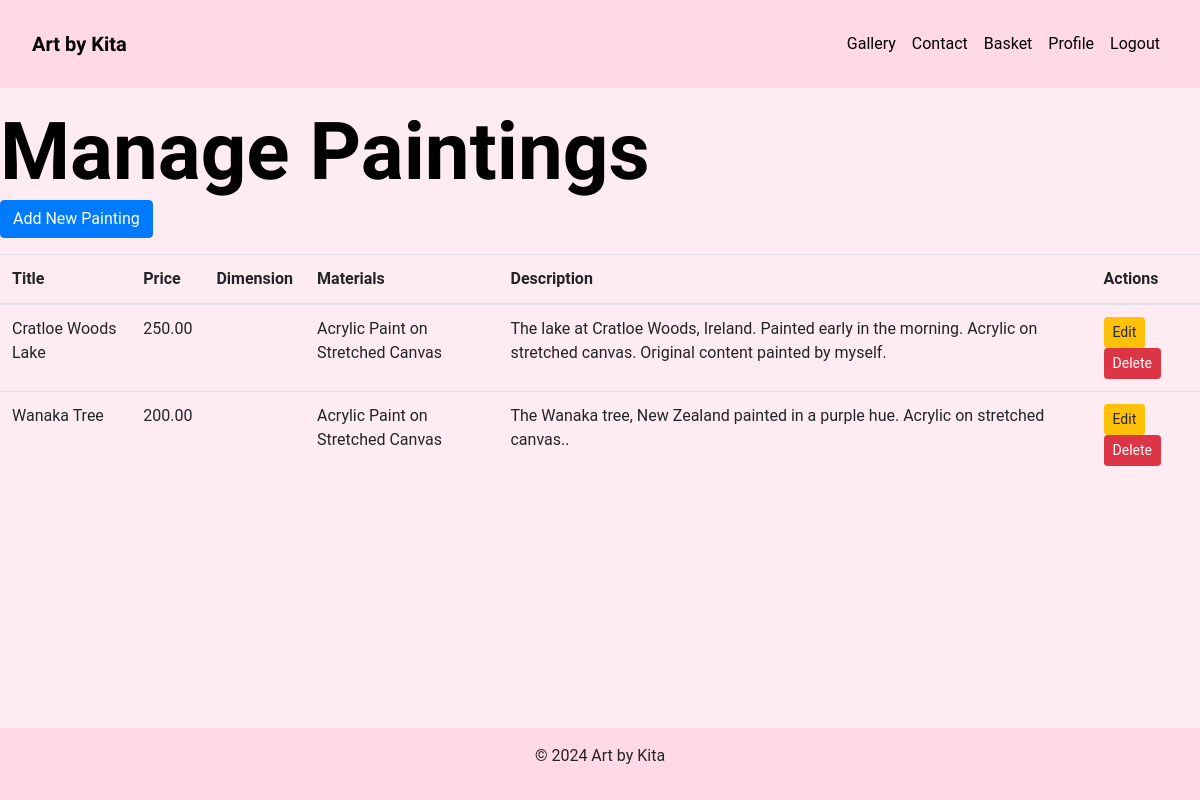
/gallery/manage/ (signed in), run on an earlier commit of the app's database.
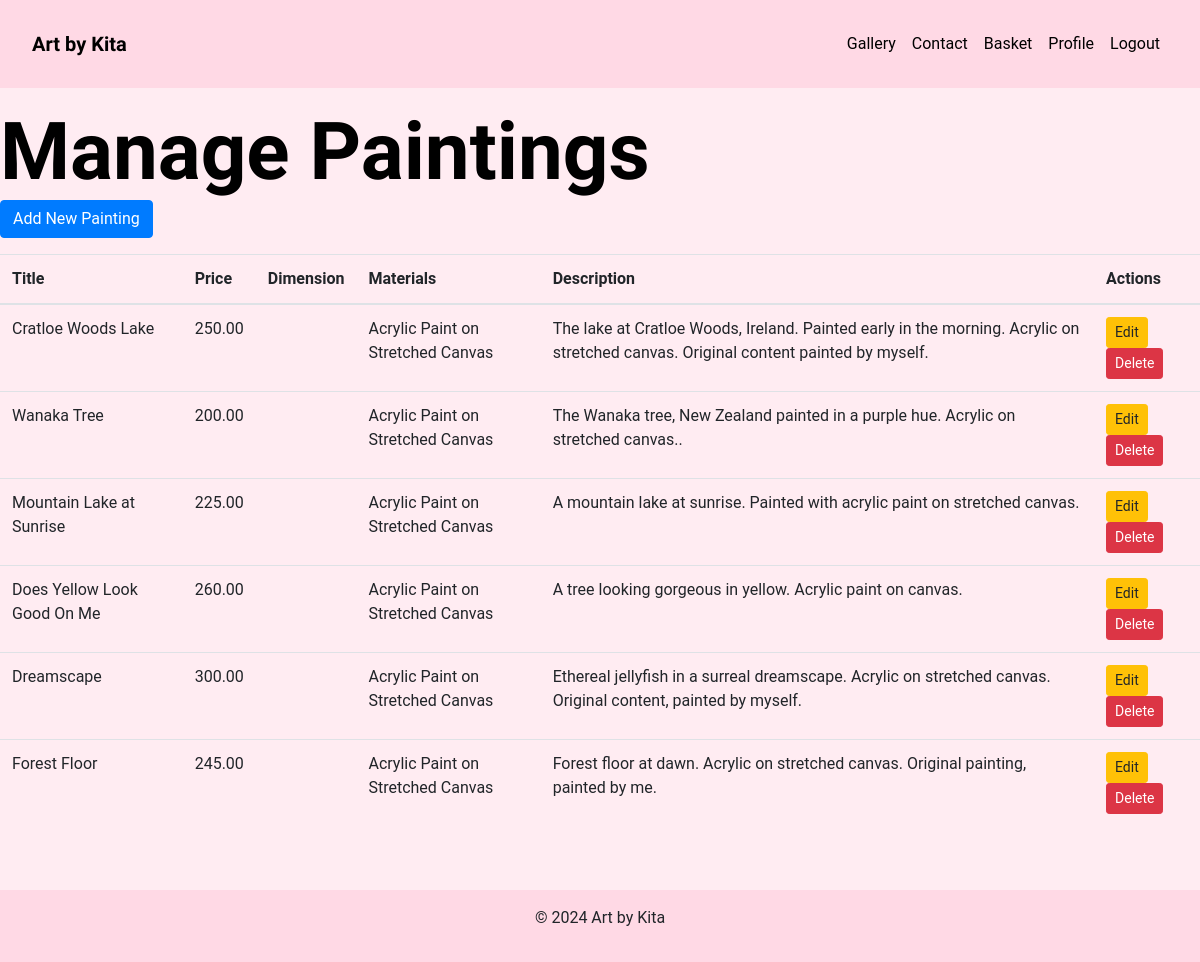
And on a later commit of the database.
### gallery/models.py (models this page shows, shortened)
class Painting(models.Model):
    title = models.CharField(max_length=50)
    description = models.TextField()
    dimensions = models.CharField(max_length=50)
    materials = models.CharField(max_length=150)
    image = CloudinaryField('image', folder='paintings')
    price = models.DecimalField(max_digits=6, decimal_places=2)

### gallery/views.py (the view)
# urls.py: path('manage/', views.manage_paintings, name='manage_paintings'),
@login_required
@staff_required(login_url='login')  # Redirect to login if not staff
def manage_paintings(request):
    paintings = Painting.objects.all()
    return render(request, 'gallery/manage_paintings.html', {'paintings': paintings})

### gallery/views.py (called while the page is built)
def staff_required(login_url=None):
    return user_passes_test(lambda u: u.is_staff, login_url=login_url)

### home/context_processors.py (called while the page is built)
def current_year(request):
    return {
        'current_year': datetime.datetime.now().year
    }

### gallery/templates/gallery/manage_paintings.html
{% extends 'base.html' %}
{% load static %}
{% block content %}
<h2>Manage Paintings</h2>
<a href="{% url 'gallery:create_painting' %}" class="btn btn-primary">Add New Painting</a>
<table class="table mt-3">
    <thead>
        <tr>
            <th>Title</th>
            <th>Price</th>
            <th>Dimension</th>
            <th>Materials</th>
            <th>Description</th>
            <th>Actions</th>
        </tr>
    </thead>
    <tbody>
        {% for painting in paintings %}
        <tr>
            <td>{{ painting.title }}</td>
            <td>{{ painting.price }}</td>
            <td>{{ painting.dimension }}</td>
            <td>{{ painting.materials }}</td>
            <td>{{ painting.description }}</td>
            <td>
                <a href="{% url 'gallery:edit_painting' painting.id %}" class="btn btn-sm btn-warning">Edit</a>
                <a href="{% url 'gallery:delete_painting' painting.id %}" class="btn btn-sm btn-danger">Delete</a>
            </td>
        </tr>
        {% endfor %}
    </tbody>
</table>
{% endblock %}

### templates/base.html (shortened to what this page needs)
<!DOCTYPE html>
<html lang="en">
<head>
    {% load static %}
    <link rel="stylesheet" href="https://stackpath.bootstrapcdn.com/bootstrap/4.5.2/css/bootstrap.min.css">
    <link rel="stylesheet" href="{% static 'css/main.css' %}">
</head>
<body>
    <div class="d-flex flex-column min-vh-100">
        <header>
            <nav class="container-fluid navbar navbar-expand-lg">
                <h1 class="navbar-brand"><a href="{% url 'home:home' %}">Art by Kita</a></h1>
                <div class="collapse navbar-collapse" id="navbarNav">
                    <ul class="navbar-nav ml-auto">
                        <li class="nav-item"><a class="nav-link" href="{% url 'gallery:painting_list' %}">Gallery</a>
                        </li>
                        <li class="nav-item"><a class="nav-link" href="{% url 'contact:contact' %}">Contact</a></li>
                        {% if user.is_authenticated %}
                        <li class="nav-item"><a class="nav-link" href="{% url 'basket:view_basket' %}">Basket</a></li>
                        <li class="nav-item"><a class="nav-link" href="{% url 'accounts:profile' %}">Profile</a></li>
                        <li class="nav-item"><a class="nav-link" href="{% url 'accounts:logout' %}">Logout</a></li>
                        {% else %}
                        <li class="nav-item"><a class="nav-link" href="{% url 'accounts:login' %}">Login</a></li>
                        <li class="nav-item"><a class="nav-link" href="{% url 'accounts:signup' %}">Signup</a></li>
                        {% endif %}
                    </ul>
                </div>
            </nav>
        </header>
        <main class="flex-fill">
            {% block content %}
            {% endblock %}
        </main>
        <br>
        <br>
        <footer class="text-center py-3">
            <p>&copy; {{ current_year }} Art by Kita</p>
        </footer>
    </div>
</body>
</html>

### static/css/main.css (style rules this page uses)
body { background-color: #ffecf2; font-family: "Roboto", sans-serif; }
header, footer { background-color: #ffd9e5; padding: 1em; }
a { text-decoration: none; color: #000; }
h1, h2, h3, h4, h5 { font-size: 5em; font-weight: 700; font-family: "Alex Brush", cursive; color: #000; margin-top: 0; margin-bottom: 0; }

What changed in the data, as far as the page shows it:
added Painting: title "Mountain Lake at Sunrise", price "225.00", materials "Acrylic Paint on Stretched Canvas", description "A mountain lake at sunrise. Painted with acrylic paint on stretched canvas."
added Painting: title "Does Yellow Look Good On Me", price "260.00", materials "Acrylic Paint on Stretched Canvas", description "A tree looking gorgeous in yellow. Acrylic paint on canvas."
added Painting: title "Dreamscape", price "300.00", materials "Acrylic Paint on Stretched Canvas", description "Ethereal jellyfish in a surreal dreamscape. Acrylic on stretched canvas. Original content, painted by myself."
added Painting: title "Forest Floor", price "245.00", materials "Acrylic Paint on Stretched Canvas", description "Forest floor at dawn. Acrylic on stretched canvas. Original painting, painted by me."
